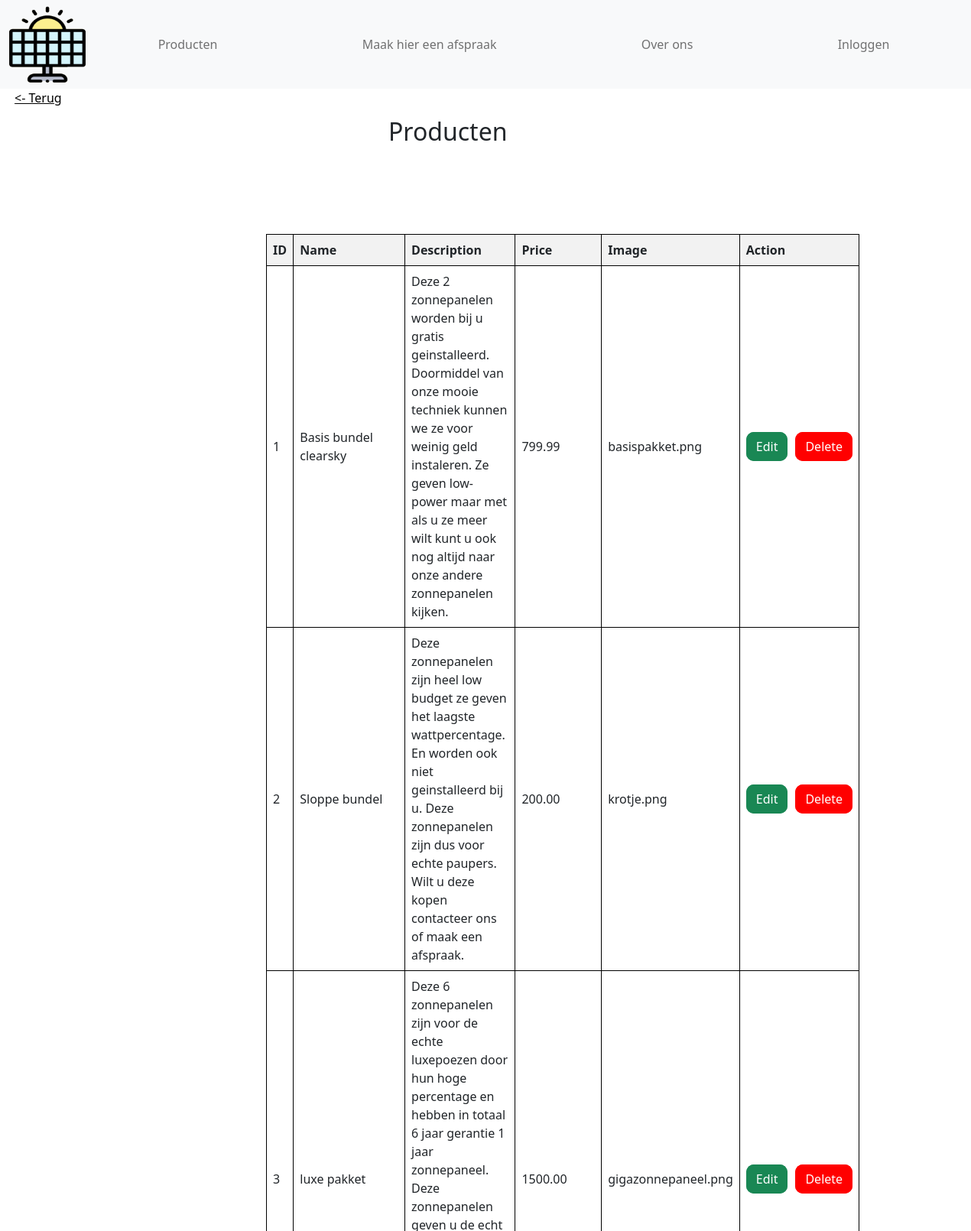
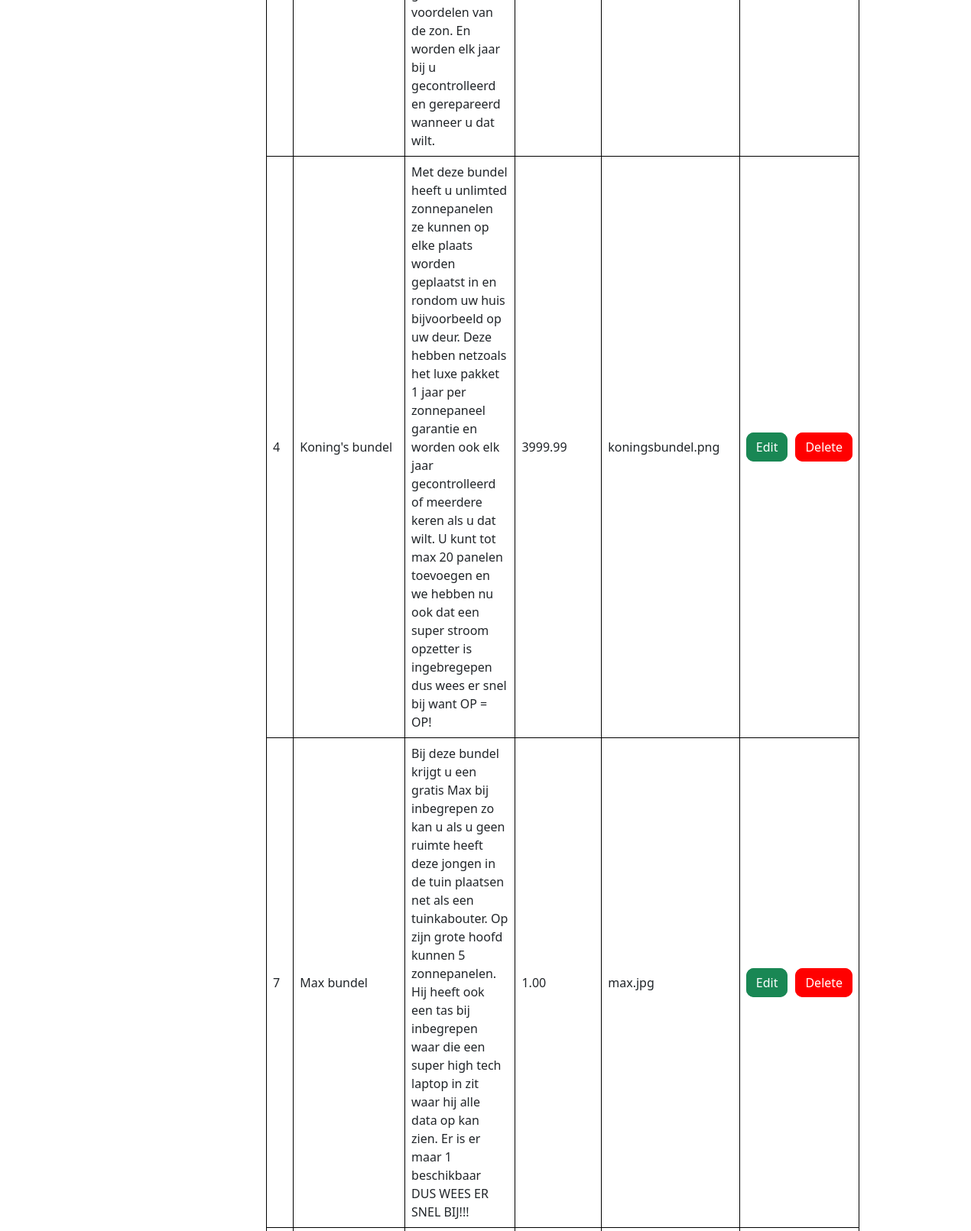
The app's page /productoverview.php (upper part) with its own data (2 pictures, top to bottom).
### tables this page shows
CREATE TABLE `products` (
  `id` int(11) NOT NULL,
  `name` varchar(255) NOT NULL,
  `description` text NOT NULL,
  `price` decimal(10,2) NOT NULL,
  `image` varchar(255) NOT NULL
);

### productoverview.php (the view, shortened to what this page needs)
<!DOCTYPE html>
<html lang="en">
<head>
    <?php
    include_once ("header.php");
    ?>
    <link rel="stylesheet" href="css/style.css">
</head>
<?php
$conn = connection();
$sql = "SELECT id, name, description, price, image FROM products";
$result = $conn->query($sql);
$rows = array();
if ($result->rowCount() > 0) {
    while ($row = $result->fetch(PDO::FETCH_ASSOC)) {
        $rows[] = $row;
    }
} else {
    echo "0 results";
}
?>
<body style="background:#fff;">
    <input type="button" class="buttonback" value="<- Terug" onclick="window.location.href='admin.php'" />
    <h2 class="editproduct">Producten</h2>
    <div class="tabel2">
        <table>
            <thead>
                <tr>
                    <th>ID</th>
                    <th>Name</th>
                    <th>Description</th>
                    <th>Price</th>
                    <th>Image</th>
                    <th>Action</th>
                </tr>
            </thead>
            <tbody>
                <?php
                foreach ($rows as $row) {
                    echo "<tr>";
                    echo "<td>" . $row['id'] . "</td>";
                    echo "<td>" . $row['name'] . "</td>";
                    echo "<td>" . $row['description'] . "</td>";
                    echo "<td>" . $row['price'] . "</td>";
                    echo "<td>" . $row['image'] . "</td>";
                    echo "<td>";
                    echo "<a href='editproduct.php?id=" . $row['id'] . "' class='knopedit'>Edit</a>";
                    echo "<a href='deleteproduct.php?id=" . $row['id'] . "' class='knopdelete'>Delete</a>";
                    echo "</td>";
                    echo "</tr>";
                }
                ?>
            </tbody>
        </table>
    </div>
</body>
</html>

### css/style.css (style rules this page uses)
body { margin: 0px; background-image: url("../assets/Images/background.png"); background-color: white; height: 900px; background-position: 0 0; background-repeat: repeat; position: relative; animation: slide 30s linear infinite; }
table { border-collapse: collapse; width: 100%; }
th, td { border: 1px solid black; padding: 8px; text-align: left; }
th { background-color: #f2f2f2; }
.buttonback { position: absolute; background-color: transparent; border: none; padding: 0; margin: 0; font-size: inherit; color: black; cursor: pointer; text-decoration: underline; left: 1.5%; }
.tabel2 { position: absolute; top: 10%; left: 25%; height: 30%; width: 80%; }
.editproduct { position: absolute; left: 40%; top: 17%; }
.knopedit { background-color: #198754; border: #198754 solid 3px; border-radius: 10px; margin-right: 10px; text-decoration: none; color: #fff; padding: 5px 10px; }
.knopdelete { background-color: red; border: red solid 3px; border-radius: 10px; text-decoration: none; color: #fff; padding: 5px 10px; }
table { position: absolute; border-collapse: collapse; width: 40%; top: 80%; left: 3%; }

### records on screen
products: id "1", name "Basis bundel clearsky", description "Deze 2 zonnepanelen worden bij u gratis geinstalleerd. Doormiddel van onze mooie techniek kunnen we ze voor weinig geld instaleren. Ze geven low-power maar met als u ze meer wilt kunt u ook nog altijd naar onze andere zonnepanelen kijken.", price "799.99", image "basispakket.png"
products: id "2", name "Sloppe bundel", description "Deze zonnepanelen zijn heel low budget ze geven het laagste wattpercentage. En worden ook niet geinstalleerd bij u. Deze zonnepanelen zijn dus voor echte paupers. Wilt u deze kopen contacteer ons of maak een afspraak.", price "200.00", image "krotje.png"
products: id "3", name "luxe pakket", description "Deze 6 zonnepanelen zijn voor de echte luxepoezen door hun hoge percentage en hebben in totaal 6 jaar gerantie 1 jaar zonnepaneel. Deze zonnepanelen geven u de echt voordelen van de zon. En worden elk jaar bij u gecontrolleerd en gerepareerd wanneer u dat wilt.", price "1500.00", image "gigazonnepaneel.png"
products: id "4", name "Koning's bundel", description "Met deze bundel heeft u unlimted zonnepanelen ze kunnen op elke plaats worden geplaatst in en rondom uw huis bijvoorbeeld op uw deur. Deze hebben netzoals het luxe pakket 1 jaar per zonnepaneel garantie en worden ook elk jaar gecontrolleerd of meerdere keren als u dat wilt. U kunt tot max 20 panelen toevoegen en we hebben nu ook dat een super stroom opzetter is ingebregepen dus wees er snel bij want OP = OP!", price "3999.99", image "koningsbundel.png"
products: id "7", name "Max bundel", description "Bij deze bundel krijgt u een gratis Max bij inbegrepen zo kan u als u geen ruimte heeft deze jongen in de tuin plaatsen net als een tuinkabouter. Op zijn grote hoofd kunnen 5 zonnepanelen. Hij heeft ook een tas bij inbegrepen waar die een super high tech laptop in zit waar hij alle data op kan zien. Er is er maar 1 beschikbaar DUS WEES ER SNEL BIJ!!!", price "1.00", image "max.jpg"
